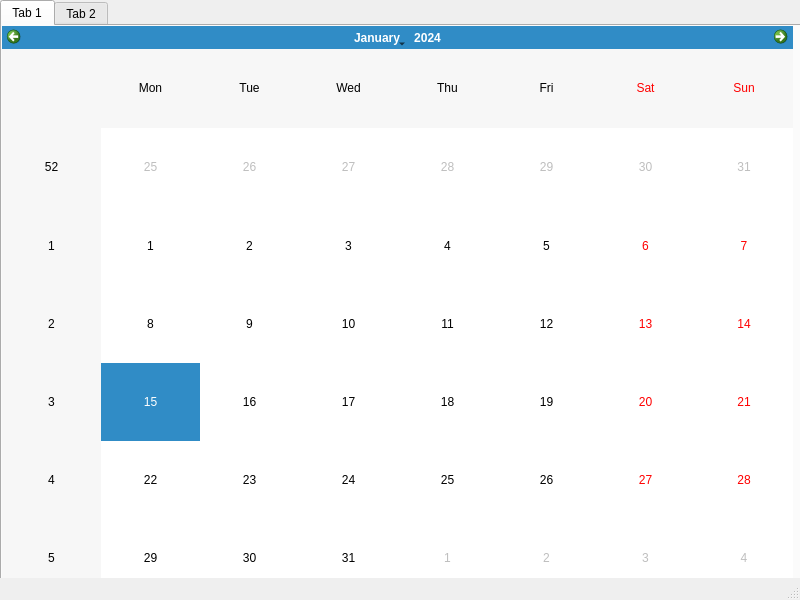
<?xml version="1.0" encoding="UTF-8"?>
<ui version="4.0">
 <class>MainWindow</class>
 <widget class="QMainWindow" name="MainWindow">
  <property name="geometry">
   <rect>
    <x>0</x>
    <y>0</y>
    <width>800</width>
    <height>600</height>
   </rect>
  </property>
  <property name="windowTitle">
   <string>MainWindow</string>
  </property>
  <widget class="QWidget" name="centralwidget">
   <widget class="QTabWidget" name="tabWidget">
    <property name="geometry">
     <rect>
      <x>0</x>
      <y>0</y>
      <width>801</width>
      <height>601</height>
     </rect>
    </property>
    <property name="currentIndex">
     <number>0</number>
    </property>
    <widget class="QWidget" name="tab">
     <attribute name="title">
      <string>Tab 1</string>
     </attribute>
     <widget class="QCalendarWidget" name="calendarWidget">
      <property name="geometry">
       <rect>
        <x>0</x>
        <y>0</y>
        <width>791</width>
        <height>571</height>
       </rect>
      </property>
     </widget>
    </widget>
    <widget class="QWidget" name="tab_2">
     <attribute name="title">
      <string>Tab 2</string>
     </attribute>
     <widget class="QTimeEdit" name="timeEdit">
      <property name="geometry">
       <rect>
        <x>0</x>
        <y>20</y>
        <width>118</width>
        <height>22</height>
       </rect>
      </property>
     </widget>
     <widget class="QDateEdit" name="dateEdit">
      <property name="geometry">
       <rect>
        <x>130</x>
        <y>20</y>
        <width>110</width>
        <height>22</height>
       </rect>
      </property>
     </widget>
     <widget class="QProgressBar" name="progressBar">
      <property name="geometry">
       <rect>
        <x>250</x>
        <y>20</y>
        <width>118</width>
        <height>23</height>
       </rect>
      </property>
      <property name="value">
       <number>24</number>
      </property>
     </widget>
     <widget class="QLCDNumber" name="lcdNumber">
      <property name="geometry">
       <rect>
        <x>370</x>
        <y>20</y>
        <width>64</width>
        <height>23</height>
       </rect>
      </property>
     </widget>
     <widget class="QKeySequenceEdit" name="keySequenceEdit">
      <property name="geometry">
       <rect>
        <x>10</x>
        <y>60</y>
        <width>113</width>
        <height>20</height>
       </rect>
      </property>
     </widget>
     <widget class="QSpinBox" name="spinBox">
      <property name="geometry">
       <rect>
        <x>140</x>
        <y>80</y>
        <width>42</width>
        <height>22</height>
       </rect>
      </property>
     </widget>
    </widget>
   </widget>
  </widget>
  <widget class="QStatusBar" name="statusbar"/>
 </widget>
 <resources/>
 <connections/>
</ui>
